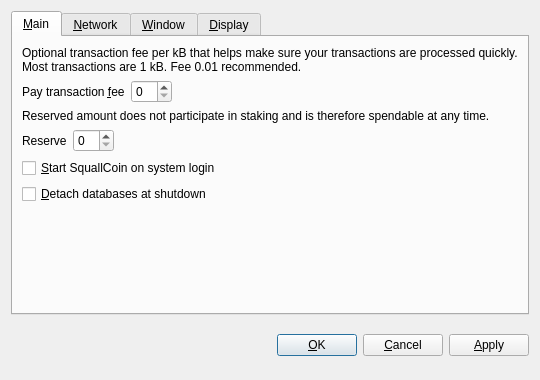
<?xml version="1.0" encoding="UTF-8"?>
<ui version="4.0">
 <class>OptionsDialog</class>
 <widget class="QDialog" name="OptionsDialog">
  <property name="geometry">
   <rect>
    <x>0</x>
    <y>0</y>
    <width>540</width>
    <height>380</height>
   </rect>
  </property>
  <property name="windowTitle">
   <string>Options</string>
  </property>
  <property name="modal">
   <bool>true</bool>
  </property>
  <layout class="QVBoxLayout" name="verticalLayout">
   <item>
    <widget class="QTabWidget" name="tabWidget">
     <property name="tabPosition">
      <enum>QTabWidget::North</enum>
     </property>
     <property name="currentIndex">
      <number>0</number>
     </property>
     <widget class="QWidget" name="tabMain">
      <attribute name="title">
       <string>&amp;Main</string>
      </attribute>
      <layout class="QVBoxLayout" name="verticalLayout_Main">
       <item>
        <widget class="QLabel" name="transactionFeeInfoLabel">
         <property name="text">
          <string>Optional transaction fee per kB that helps make sure your transactions are processed quickly. Most transactions are 1 kB. Fee 0.01 recommended.</string>
         </property>
         <property name="textFormat">
          <enum>Qt::PlainText</enum>
         </property>
         <property name="wordWrap">
          <bool>true</bool>
         </property>
        </widget>
       </item>
       <item>
        <layout class="QHBoxLayout" name="horizontalLayoutFee">
         <item>
          <widget class="QLabel" name="transactionFeeLabel">
           <property name="text">
            <string>Pay transaction &amp;fee</string>
           </property>
           <property name="textFormat">
            <enum>Qt::PlainText</enum>
           </property>
           <property name="buddy">
            <cstring>transactionFee</cstring>
           </property>
          </widget>
         </item>
         <item>
          <widget class="BitcoinAmountField" name="transactionFee"/>
         </item>
         <item>
          <spacer name="horizontalSpacerFee">
           <property name="orientation">
            <enum>Qt::Horizontal</enum>
           </property>
           <property name="sizeHint" stdset="0">
            <size>
             <width>40</width>
             <height>20</height>
            </size>
           </property>
          </spacer>
         </item>
        </layout>
       </item>
       <item>
        <widget class="QLabel" name="reserveBalanceInfoLabel">
         <property name="text">
          <string>Reserved amount does not participate in staking and is therefore spendable at any time.</string>
         </property>
         <property name="textFormat">
          <enum>Qt::PlainText</enum>
         </property>
         <property name="wordWrap">
          <bool>true</bool>
         </property>
        </widget>
       </item>
       <item>
        <layout class="QHBoxLayout" name="horizontalLayoutReserveBalance">
         <item>
          <widget class="QLabel" name="reserveBalanceLabel">
           <property name="text">
            <string>Reserve</string>
           </property>
           <property name="textFormat">
            <enum>Qt::PlainText</enum>
           </property>
           <property name="buddy">
            <cstring>reserveBalance</cstring>
           </property>
          </widget>
         </item>
         <item>
          <widget class="BitcoinAmountField" name="reserveBalance"/>
         </item>
         <item>
          <spacer name="horizontalSpacerReserveBalance">
           <property name="orientation">
            <enum>Qt::Horizontal</enum>
           </property>
           <property name="sizeHint" stdset="0">
            <size>
             <width>40</width>
             <height>20</height>
            </size>
           </property>
          </spacer>
         </item>
        </layout>
       </item>
       <item>
        <widget class="QCheckBox" name="bitcoinAtStartup">
         <property name="toolTip">
          <string>Automatically start SquallCoin after logging in to the system.</string>
         </property>
         <property name="text">
          <string>&amp;Start SquallCoin on system login</string>
         </property>
        </widget>
       </item>
       <item>
        <widget class="QCheckBox" name="detachDatabases">
         <property name="toolTip">
          <string>Detach block and address databases at shutdown. This means they can be moved to another data directory, but it slows down shutdown. The wallet is always detached.</string>
         </property>
         <property name="text">
          <string>&amp;Detach databases at shutdown</string>
         </property>
        </widget>
       </item>
       <item>
        <spacer name="verticalSpacer_Main">
         <property name="orientation">
          <enum>Qt::Vertical</enum>
         </property>
         <property name="sizeHint" stdset="0">
          <size>
           <width>20</width>
           <height>40</height>
          </size>
         </property>
        </spacer>
       </item>
      </layout>
     </widget>
     <widget class="QWidget" name="tabNetwork">
      <attribute name="title">
       <string>&amp;Network</string>
      </attribute>
      <layout class="QVBoxLayout" name="verticalLayout_Network">
       <item>
        <widget class="QCheckBox" name="mapPortUpnp">
         <property name="toolTip">
          <string>Automatically open the SquallCoin client port on the router. This only works when your router supports UPnP and it is enabled.</string>
         </property>
         <property name="text">
          <string>Map port using &amp;UPnP</string>
         </property>
        </widget>
       </item>
       <item>
        <widget class="QCheckBox" name="connectSocks">
         <property name="toolTip">
          <string>Connect to the SquallCoin network through a SOCKS proxy (e.g. when connecting through Tor).</string>
         </property>
         <property name="text">
          <string>&amp;Connect through SOCKS proxy:</string>
         </property>
        </widget>
       </item>
       <item>
        <layout class="QHBoxLayout" name="horizontalLayout_Network">
         <item>
          <widget class="QLabel" name="proxyIpLabel">
           <property name="text">
            <string>Proxy &amp;IP:</string>
           </property>
           <property name="textFormat">
            <enum>Qt::PlainText</enum>
           </property>
           <property name="buddy">
            <cstring>proxyIp</cstring>
           </property>
          </widget>
         </item>
         <item>
          <widget class="QValidatedLineEdit" name="proxyIp">
           <property name="maximumSize">
            <size>
             <width>140</width>
             <height>16777215</height>
            </size>
           </property>
           <property name="toolTip">
            <string>IP address of the proxy (e.g. 127.0.0.1)</string>
           </property>
          </widget>
         </item>
         <item>
          <widget class="QLabel" name="proxyPortLabel">
           <property name="text">
            <string>&amp;Port:</string>
           </property>
           <property name="textFormat">
            <enum>Qt::PlainText</enum>
           </property>
           <property name="buddy">
            <cstring>proxyPort</cstring>
           </property>
          </widget>
         </item>
         <item>
          <widget class="QLineEdit" name="proxyPort">
           <property name="maximumSize">
            <size>
             <width>55</width>
             <height>16777215</height>
            </size>
           </property>
           <property name="toolTip">
            <string>Port of the proxy (e.g. 9050)</string>
           </property>
          </widget>
         </item>
         <item>
          <widget class="QLabel" name="socksVersionLabel">
           <property name="text">
            <string>SOCKS &amp;Version:</string>
           </property>
           <property name="textFormat">
            <enum>Qt::PlainText</enum>
           </property>
           <property name="buddy">
            <cstring>socksVersion</cstring>
           </property>
          </widget>
         </item>
         <item>
          <widget class="QValueComboBox" name="socksVersion">
           <property name="toolTip">
            <string>SOCKS version of the proxy (e.g. 5)</string>
           </property>
          </widget>
         </item>
         <item>
          <spacer name="horizontalSpacer_Network">
           <property name="orientation">
            <enum>Qt::Horizontal</enum>
           </property>
           <property name="sizeHint" stdset="0">
            <size>
             <width>40</width>
             <height>20</height>
            </size>
           </property>
          </spacer>
         </item>
        </layout>
       </item>
       <item>
        <spacer name="verticalSpacer_Network">
         <property name="orientation">
          <enum>Qt::Vertical</enum>
         </property>
         <property name="sizeHint" stdset="0">
          <size>
           <width>20</width>
           <height>40</height>
          </size>
         </property>
        </spacer>
       </item>
      </layout>
     </widget>
     <widget class="QWidget" name="tabWindow">
      <attribute name="title">
       <string>&amp;Window</string>
      </attribute>
      <layout class="QVBoxLayout" name="verticalLayout_Window">
       <item>
        <widget class="QCheckBox" name="minimizeToTray">
         <property name="toolTip">
          <string>Show only a tray icon after minimizing the window.</string>
         </property>
         <property name="text">
          <string>&amp;Minimize to the tray instead of the taskbar</string>
         </property>
        </widget>
       </item>
       <item>
        <widget class="QCheckBox" name="minimizeOnClose">
         <property name="toolTip">
          <string>Minimize instead of exit the application when the window is closed. When this option is enabled, the application will be closed only after selecting Quit in the menu.</string>
         </property>
         <property name="text">
          <string>M&amp;inimize on close</string>
         </property>
        </widget>
       </item>
       <item>
        <spacer name="verticalSpacer_Window">
         <property name="orientation">
          <enum>Qt::Vertical</enum>
         </property>
         <property name="sizeHint" stdset="0">
          <size>
           <width>20</width>
           <height>40</height>
          </size>
         </property>
        </spacer>
       </item>
      </layout>
     </widget>
     <widget class="QWidget" name="tabDisplay">
      <attribute name="title">
       <string>&amp;Display</string>
      </attribute>
      <layout class="QVBoxLayout" name="verticalLayout_Display">
       <item>
        <layout class="QHBoxLayout" name="horizontalLayout_1_Display">
         <item>
          <widget class="QLabel" name="langLabel">
           <property name="text">
            <string>User Interface &amp;language:</string>
           </property>
           <property name="textFormat">
            <enum>Qt::PlainText</enum>
           </property>
           <property name="buddy">
            <cstring>lang</cstring>
           </property>
          </widget>
         </item>
         <item>
          <widget class="QValueComboBox" name="lang">
           <property name="toolTip">
            <string>The user interface language can be set here. This setting will take effect after restarting SquallCoin.</string>
           </property>
          </widget>
         </item>
        </layout>
       </item>
       <item>
        <layout class="QHBoxLayout" name="horizontalLayout_2_Display">
         <item>
          <widget class="QLabel" name="unitLabel">
           <property name="text">
            <string>&amp;Unit to show amounts in:</string>
           </property>
           <property name="textFormat">
            <enum>Qt::PlainText</enum>
           </property>
           <property name="buddy">
            <cstring>unit</cstring>
           </property>
          </widget>
         </item>
         <item>
          <widget class="QValueComboBox" name="unit">
           <property name="toolTip">
            <string>Choose the default subdivision unit to show in the interface and when sending coins.</string>
           </property>
          </widget>
         </item>
        </layout>
       </item>
       <item>
        <widget class="QCheckBox" name="displayAddresses">
         <property name="toolTip">
          <string>Whether to show SquallCoin addresses in the transaction list or not.</string>
         </property>
         <property name="text">
          <string>&amp;Display addresses in transaction list</string>
         </property>
        </widget>
       </item>
       <item>
        <widget class="QCheckBox" name="coinControlFeatures">
         <property name="toolTip">
          <string>Whether to show coin control features or not.</string>
         </property>
         <property name="text">
          <string>Display coin &amp;control features (experts only!)</string>
         </property>
        </widget>
       </item>
       <item>
        <spacer name="verticalSpacer_Display">
         <property name="orientation">
          <enum>Qt::Vertical</enum>
         </property>
         <property name="sizeHint" stdset="0">
          <size>
           <width>20</width>
           <height>40</height>
          </size>
         </property>
        </spacer>
       </item>
      </layout>
     </widget>
    </widget>
   </item>
   <item>
    <layout class="QHBoxLayout" name="horizontalLayout_Buttons">
     <item>
      <spacer name="horizontalSpacer_1">
       <property name="orientation">
        <enum>Qt::Horizontal</enum>
       </property>
       <property name="sizeHint" stdset="0">
        <size>
         <width>40</width>
         <height>48</height>
        </size>
       </property>
      </spacer>
     </item>
     <item>
      <widget class="QLabel" name="statusLabel">
       <property name="font">
        <font>
         <weight>75</weight>
         <bold>true</bold>
        </font>
       </property>
       <property name="text">
        <string/>
       </property>
       <property name="textFormat">
        <enum>Qt::PlainText</enum>
       </property>
       <property name="wordWrap">
        <bool>true</bool>
       </property>
      </widget>
     </item>
     <item>
      <spacer name="horizontalSpacer_2">
       <property name="orientation">
        <enum>Qt::Horizontal</enum>
       </property>
       <property name="sizeHint" stdset="0">
        <size>
         <width>40</width>
         <height>48</height>
        </size>
       </property>
      </spacer>
     </item>
     <item>
      <widget class="QPushButton" name="okButton">
       <property name="text">
        <string>&amp;OK</string>
       </property>
      </widget>
     </item>
     <item>
      <widget class="QPushButton" name="cancelButton">
       <property name="text">
        <string>&amp;Cancel</string>
       </property>
       <property name="autoDefault">
        <bool>false</bool>
       </property>
      </widget>
     </item>
     <item>
      <widget class="QPushButton" name="applyButton">
       <property name="text">
        <string>&amp;Apply</string>
       </property>
       <property name="autoDefault">
        <bool>false</bool>
       </property>
      </widget>
     </item>
    </layout>
   </item>
  </layout>
 </widget>
 <customwidgets>
  <customwidget>
   <class>BitcoinAmountField</class>
   <extends>QSpinBox</extends>
   <header>bitcoinamountfield.h</header>
  </customwidget>
  <customwidget>
   <class>QValueComboBox</class>
   <extends>QComboBox</extends>
   <header>qvaluecombobox.h</header>
  </customwidget>
  <customwidget>
   <class>QValidatedLineEdit</class>
   <extends>QLineEdit</extends>
   <header>qvalidatedlineedit.h</header>
  </customwidget>
 </customwidgets>
 <resources/>
 <connections/>
</ui>
